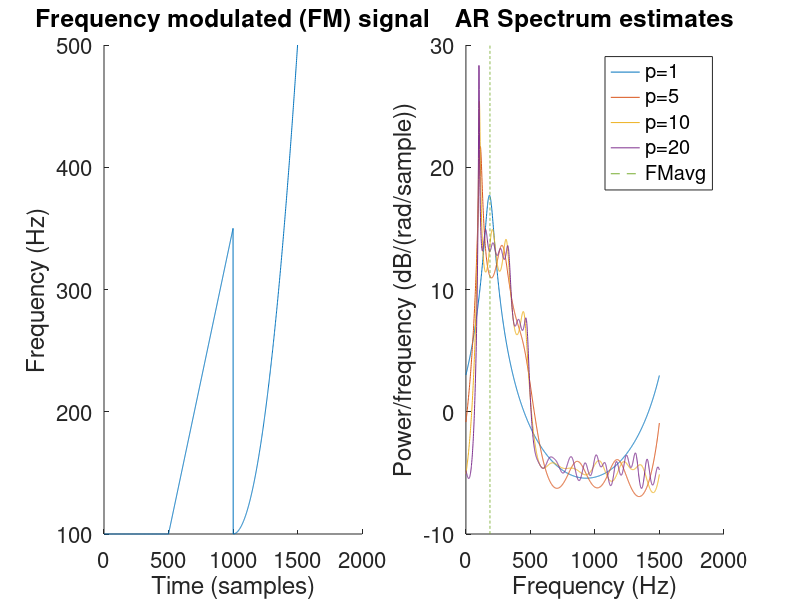

Write the MATLAB code that produced this figure. (Note: this script raises an error after producing the figure.)
%% --- 3. Adaptive signal processing --- %%

%% 3.2. Adaptive AR Model Based Time-Frequency Estimation %%

%% (a) 
clc; clear variables; close all;

n_samples = 1500;
f = [100*ones(500,1); ...
    100*ones(500,1) + ([501:1000]' - 500)/2; ...
    100*ones(500,1) + (([1001:1500]' -  1000)/25).^2];
phi = cumsum(f);
fs = 1500;
variance = 0.05;
eta = wgn(n_samples,1,pow2db(variance),'complex');
y = exp(1i*2*pi*phi/fs) + eta;
% Plotting frequency
figure(1); subplot(1,2,1); hold on; set(gca,'fontsize', 16);
plot([1:n_samples], f);
xlabel('Time (samples)'); ylabel('Frequency (Hz)');
title('Frequency modulated (FM) signal'); hold off;
% Plotting PSD of signal from estimates
order = [1, 5, 10, 20];
subplot(1,2,2); hold on; set(gca,'fontsize', 16);
H = zeros(4,1500); w = zeros(4,1500);
for i = 1:4
    % Finding AR coefficients
    a = aryule(y,order(i));
    [H(i,:),w(i,:)] = freqz(1,a,n_samples,fs);
    P = abs(H(i,:)).^2;
    plot(w(i,:), pow2db(P));
end
plot(mean(f)*ones(1,1500), linspace(-10,30,1500),'--')
title('AR Spectrum estimates')
xlabel('Frequency (Hz)'); 
ylabel('Power/frequency (dB/(rad/sample))');
leg = arrayfun(@(a)strcat('p=',num2str(a)),order,'uni',0);
leg{end+1} = 'FMavg';
legend(leg); 
hold off;
%% (b)
clc; clear variables; close all;

n_samples = 1500;
f = [100*ones(500,1); ...
    100*ones(500,1) + ([501:1000]' - 500)/2; ...
    100*ones(500,1) + (([1001:1500]' -  1000)/25).^2];
phi = cumsum(f);
fs = 1500;
variance = 0.05;
eta = wgn(n_samples,1,pow2db(variance),'complex');
y = exp(1i*2*pi*phi/fs) + eta;

% CLMS coefficients
x = delayseq(y,1);
lrs = [1e-1, 1e-2,1e-3];
figure(1);
for idx = 1:3
    [a,~,~] = clms(y, x, 0, lrs(idx), 0);
    H = zeros(n_samples,n_samples);
    for n = 1:n_samples
        % Run complex-valued LMS algorithm to estimate AR coefficient aˆ1(n)
        [h, w] = freqz(1 , [1; -conj(a(n))], n_samples); % Compute power spectrum
        H(:, n) = abs(h).^2; % Store it in a matrix 
    end
    % Remove outliers in the matrix H
    medianH = 50*median(median(H));
    H(H > medianH) = medianH;
    % Plotting
    subplot(1,3,idx); hold on; set(gca,'fontsize', 16);
    mesh([1:n_samples], w/pi, H);
    view(2);
    xlabel('Time (samples)');
    ylabel('Frequency (\times \pi rad/sample)');
    title(strcat('CLMS Spectral Estimate ($\mu=',num2str(lrs(idx)),'$)'), 'Interpreter', 'Latex');
end

